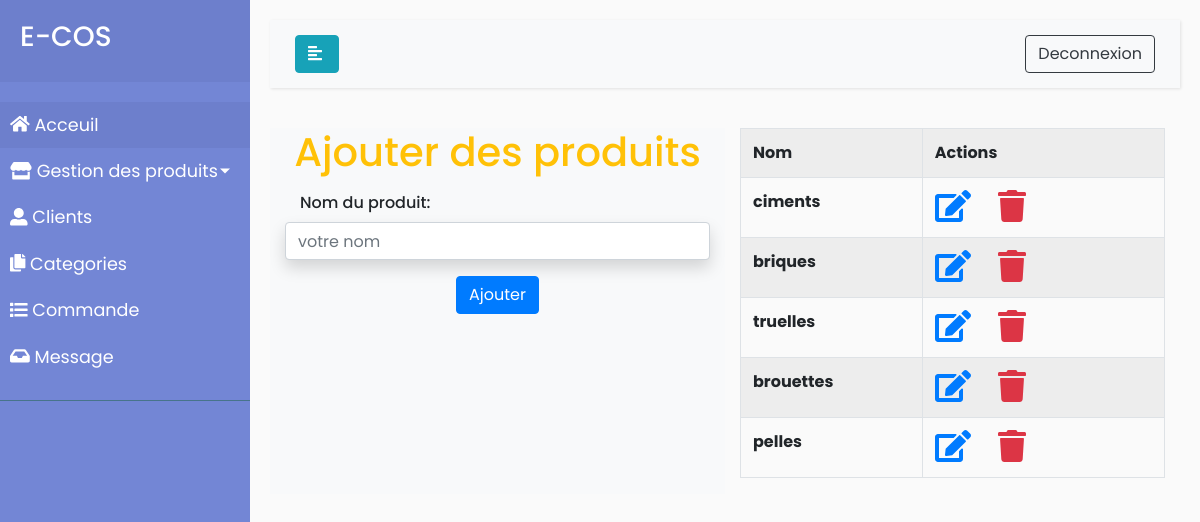
The page /addcategorie (signed in) on the database its author committed.
### tables this page shows
CREATE TABLE `categorie` (
  `idCategorie` int(4) NOT NULL,
  `nomCategorie` varchar(255) NOT NULL
);

### _classes/Category.php (called while the page is built, shortened)
<?php
class Category
{
    static  function getAllCategory()
    {
        global $db;
        $stat = $db->prepare('SELECT * FROM categorie');
        $stat->execute([]);
        return $stat->fetchAll();
    }
}

### views/addcategorie_view.php (the view, shortened to what this page needs)
<!DOCTYPE html>
<html>
<head>
    <link href="assets/css/bootstrap/css/bootstrap.min.css" rel="stylesheet">
    <link href="assets/css/style2.css" rel="stylesheet">
    <link rel="stylesheet" href="assets/css/fontawesome/css/all.css">
</head>
<body>
<div class="wrapper">
    <nav id="sidebar">
        <div class="sidebar-header">
            <h3>E-COS</h3>
        </div>
        <ul class="list-unstyled components">
            <li class="active">
                <a href="admindash">
                    <i class="fas fa-home"></i>
                    Acceuil
                </a>
            </li>
            <li>
                <a href="#homeSubmenu" data-toggle="collapse" aria-expanded="false" class="dropdown-toggle">
                    <i class="fa fa-store"></i>
                    Gestion des produits
                </a>
            </li>
            <li>
                <a href="user">
                    <i class="fas fa-user-alt"></i>
                    Clients </a>
            </li>
            <li>
                <a href="addcategorie">
                    <i class="fas fa-copy"></i>
                    Categories
                </a>
            </li>
            <li>
                <a href="commandes">
                    <i class="fas fa-list"></i>
                    Commande
                </a>
            </li>
            <li>
                <a href="avis">
                    <i class="fas fa-inbox"></i>
                    Message
                </a>
            </li>
        </ul>
    </nav>
    <div id="content">
        <nav class="navbar navbar-expand-lg navbar-light bg-light">
            <div class="container-fluid">
                <button type="button" id="sidebarCollapse" class="btn btn-info">
                    <i class="fas fa-align-left"></i>
                </button>
                <a class="btn btn-outline-dark my-2 my-sm-0" href="logout">Deconnexion</a>
            </div>
        </nav>
        <div class="container-fluid">
            <div class="row">
                <div class="col-6 bg-light">
                    <form action="addcategorie" method="post">
                        <h1 class="text-warning text-center">Ajouter des produits</h1>
                        <fieldset>
                            <div class="form-group">
                                <label for="nom" class="col-form-label h5 col-sm-8" >Nom du produit:</label>
                                <input type="text" class="form-control shadow" name="nom" id="nom" placeholder="votre nom">
                            </div>
                        </fieldset>
                        <div class="form-group d-flex justify-content-center">
                            <button type="submit" class="btn btn-primary ">Ajouter</button>
                        </div>
                    </form>
                </div>
                <div class="col-6">
                    <table class="table table-bordered table-striped ">
                        <tr>
                            <th>Nom</th>
                            <th>Actions</th>
                        </tr>
                        <tr>
                            <?php $categories=Category::getAllCategory(); foreach($categories as $categorie):?>
                            <th><?= $categorie['nomCategorie'] ?></th>
                            <th>
                                <a href="editcategorie-<?= $categorie['idCategorie'] ?>"><i class="fa fa-edit text-primary  fa-2x mr-4"></i></a>
                                <a onclick="confirms(<?= $categorie['idCategorie'] ?>);"><i class="fa fa-trash text-danger fa-2x mr-4"></i></a>
                            </th>
                        </tr>
                        <?php endforeach;?>
                    </table>
                </div>
            </div>
        </div>
        </div>
    </div>
</body>
</html>

### assets/css/style2.css (style rules this page uses)
body { font-family: 'Poppins', sans-serif; background: #fafafa; }
a, a:hover, a:focus { color: inherit; text-decoration: none; transition: all 0.3s; }
.navbar { padding: 15px 10px; background: #fff; border: none; border-radius: 0; margin-bottom: 40px; box-shadow: 1px 1px 3px rgba(0, 0, 0, 0.1); }
.wrapper { display: flex; align-items: stretch; }
#sidebar { min-width: 250px; max-width: 250px; background: #7386D5; color: #fff; transition: all 0.3s; }
#sidebar ul li a { text-align: left; }
#sidebar .sidebar-header { padding: 20px; background: #6d7fcc; }
#sidebar ul.components { padding: 20px 0; border-bottom: 1px solid #47748b; }
#sidebar ul li a { padding: 10px; font-size: 1.1em; display: block; }
#sidebar ul li.active>a, a[aria-expanded="true"] { color: #fff; background: #6d7fcc; }
a[data-toggle="collapse"] { position: relative; }
.dropdown-toggle::after { display: block; position: absolute; top: 50%; right: 20px; transform: translateY(-50%); }
#content { width: 100%; padding: 20px; min-height: 100vh; transition: all 0.3s; }

### rows shown on the page
categorie: nomCategorie "ciments"
categorie: nomCategorie "briques"
categorie: nomCategorie "truelles"
categorie: nomCategorie "brouettes"
categorie: nomCategorie "pelles"
